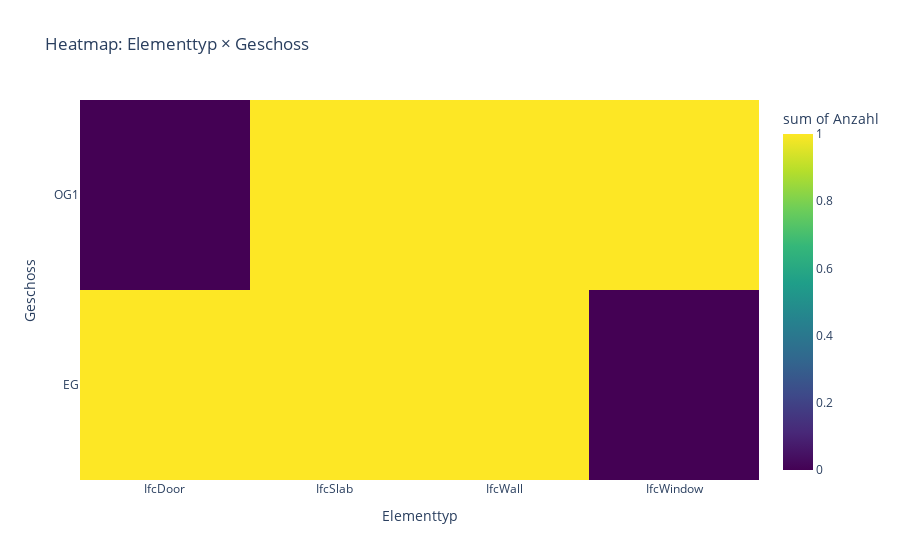

The notebook cell this image was saved under:
### Code cell
fig_heat = px.density_heatmap(
    heatmap_data, x='ElementTyp', y='Geschoss', z='Anzahl',
    title='Heatmap: Elementtyp × Geschoss', color_continuous_scale='Viridis'
)
fig_heat.update_layout(xaxis_title='Elementtyp', yaxis_title='Geschoss')
fig_heat.show()

### Figure 1 — Plotly figure (JSON) as saved in the notebook; plotly's stock layout.template omitted (floating-point values rounded to 4 significant figures)
{"data": [{"coloraxis": "coloraxis", "histfunc": "sum", "hovertemplate": "ElementTyp=%{x}<br>Geschoss=%{y}<br>sum of Anzahl=%{z}<extra></extra>", "name": "", "type": "histogram2d", "x": ["IfcDoor", "IfcSlab", "IfcWall", "IfcSlab", "IfcWall", "IfcWindow"], "xaxis": "x", "xbingroup": "x", "y": ["EG", "EG", "EG", "OG1", "OG1", "OG1"], "yaxis": "y", "ybingroup": "y", "z": [1, 1, 1, 1, 1, 1]}], "layout": {"coloraxis": {"colorbar": {"title": {"text": "sum of Anzahl"}}, "colorscale": [[0, "#440154"], [0.1111, "#482878"], [0.2222, "#3e4989"], [0.3333, "#31688e"], [0.4444, "#26828e"], [0.5556, "#1f9e89"], [0.6667, "#35b779"], [0.7778, "#6ece58"], [0.8889, "#b5de2b"], [1, "#fde725"]]}, "legend": {"tracegroupgap": 0}, "title": {"text": "Heatmap: Elementtyp × Geschoss"}, "xaxis": {"anchor": "y", "domain": [0, 1], "title": {"text": "Elementtyp"}}, "yaxis": {"anchor": "x", "domain": [0, 1], "title": {"text": "Geschoss"}}}}
